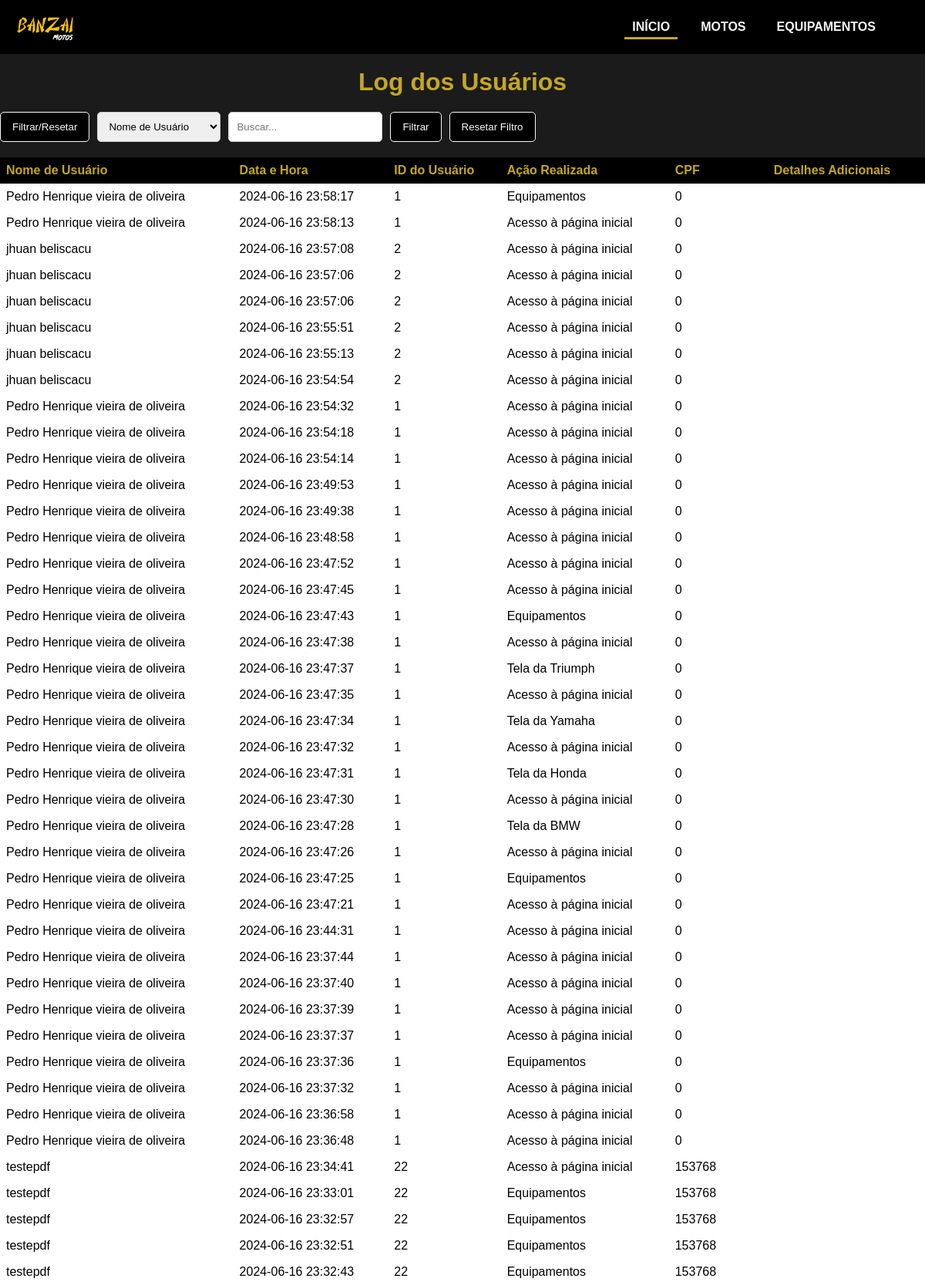
Page /php/log.php (signed in, upper part) on the committed database.
### tables this page shows
CREATE TABLE `log_atividades` (
  `id` int(11) NOT NULL,
  `usuario_id` int(11) NOT NULL,
  `nome_usuario` varchar(255) NOT NULL,
  `data_hora` timestamp NOT NULL DEFAULT current_timestamp(),
  `acao` varchar(255) NOT NULL,
  `cpf` varchar(20) NOT NULL,
  `detalhes_adicionais` text DEFAULT NULL,
  `pergunta_secreta` varchar(255) NOT NULL
);

### php/log.php (the view, shortened to what this page needs)
<?php
include_once('config.php');
function fetch_logs($conexao) {
    $sql = "SELECT nome_usuario, data_hora, usuario_id, acao, cpf, detalhes_adicionais FROM log_atividades ORDER BY data_hora DESC";
    $result = $conexao->query($sql);
    $logs = [];
    if ($result->num_rows > 0) {
        while ($row = $result->fetch_assoc()) {
            $logs[] = $row;
        }
    }
    return $logs;
}
$logs = fetch_logs($conexao);
?>
<!DOCTYPE html>
<html lang="pt-br">
<head>
    <link rel="stylesheet" href="LOG.css">
</head>
<body>
    <header>
        <div class="logo">
            <img class="logo-img" src="../imagens/logobanzai.png" alt="Logo">
        </div>
        <nav>
            <ul>
                <li>
                    <a href="index.php" class="active">Início</a>
                </li>
                <li>
                    <a href="index.php">Motos</a>
                </li>
                <li>
                    <a href="equipamentos.php">Equipamentos</a>
                </li>
                <li>
                </li>
            </ul>
        </nav>
    </header>
    <br>
    <h1>Log dos Usuários</h1>
    <div class="filter-container">
        <div class="expandable" id="expandableFilter">
            <button id="expandButton">Filtrar/Resetar</button>
            <select id="columnSelect">
                <option value="0">Nome de Usuário</option>
            </select>
            <input type="text" id="searchInput" placeholder="Buscar...">
            <button id="filterButton">Filtrar</button>
            <button id="resetButton">Resetar Filtro</button>
        </div>
    </div>
    <table id="logTable">
        <thead>
            <tr>
                <th>Nome de Usuário</th>
                <th>Data e Hora</th>
                <th>ID do Usuário</th>
                <th>Ação Realizada</th>
                <th>CPF</th>
                <th>Detalhes Adicionais</th>
            </tr>
        </thead>
        <tbody>
            <?php foreach ($logs as $log): ?>
                <tr>
                    <td><?php echo htmlspecialchars($log['nome_usuario']); ?></td>
                    <td><?php echo htmlspecialchars($log['data_hora']); ?></td>
                    <td><?php echo htmlspecialchars($log['usuario_id']); ?></td>
                    <td><?php echo htmlspecialchars($log['acao']); ?></td>
                    <td><?php echo htmlspecialchars($log['cpf']); ?></td>
                    <td><?php echo htmlspecialchars($log['detalhes_adicionais']); ?></td>
                </tr>
            <?php endforeach; ?>
        </tbody>
    </table>
</body>
</html>

### php/LOG.css (style rules this page uses)
* { margin: 0; padding: 0; text-decoration: none; list-style: none; box-sizing: border-box; font-family: "Poppins", sans-serif; }
body { font-family: Arial, sans-serif; background: #1b1b1b; }
header { background: #000000; width: 100%; height: 70px; display: flex; align-items: center; justify-content: space-between; padding: 0 20px; }
.logo { flex: 1; }
.logo-img { width: 80px; }
header nav ul { display: flex; align-items: center; flex: 2; justify-content: center; }
header nav ul li { margin: 0 10px; }
header nav ul li a { color: #faf6f6; padding: 5px 10px; text-transform: uppercase; font-weight: bold; transition: 0.2s; }
header nav ul li a:hover, header nav ul li a.active { border-bottom: 3px solid rgb(197, 167, 35); }
table { width: 100%; border-collapse: collapse; background-color: white; }
th, td { padding: 8px; text-align: left; }
h1, th { color: rgb(197, 167, 35); }
th { background-color: #000000; }
.filter-container { margin: 20px 0; color: #faf6f6; }
.expandable { display: flex; flex-wrap: wrap; gap: 10px; }
.expandable button { background-color: #000000; color: #faf6f6; border: 1px solid #faf6f6; padding: 10px 15px; cursor: pointer; border-radius: 5px; transition: background-color 0.3s; }
.expandable input, .expandable select { padding: 10px; border: 1px solid #ccc; border-radius: 5px; }
.expandable input { width: 200px; }
h1 { text-align: center; }

### rows in the picture
log_atividades: nome_usuario "Pedro Henrique vieira de oliveira", data_hora "2024-06-16 23:58:17", usuario "1", acao "Equipamentos", cpf "0"
log_atividades: nome_usuario "Pedro Henrique vieira de oliveira", data_hora "2024-06-16 23:58:13", usuario "1", acao "Acesso à página inicial", cpf "0"
log_atividades: nome_usuario "jhuan beliscacu", data_hora "2024-06-16 23:57:08", usuario "2", acao "Acesso à página inicial", cpf "0"
log_atividades: nome_usuario "jhuan beliscacu", data_hora "2024-06-16 23:57:06", usuario "2", acao "Acesso à página inicial", cpf "0"
log_atividades: nome_usuario "jhuan beliscacu", data_hora "2024-06-16 23:57:06", usuario "2", acao "Acesso à página inicial", cpf "0"
log_atividades: nome_usuario "jhuan beliscacu", data_hora "2024-06-16 23:55:51", usuario "2", acao "Acesso à página inicial", cpf "0"
log_atividades: nome_usuario "jhuan beliscacu", data_hora "2024-06-16 23:55:13", usuario "2", acao "Acesso à página inicial", cpf "0"
log_atividades: nome_usuario "jhuan beliscacu", data_hora "2024-06-16 23:54:54", usuario "2", acao "Acesso à página inicial", cpf "0"
log_atividades: nome_usuario "Pedro Henrique vieira de oliveira", data_hora "2024-06-16 23:54:32", usuario "1", acao "Acesso à página inicial", cpf "0"
log_atividades: nome_usuario "Pedro Henrique vieira de oliveira", data_hora "2024-06-16 23:54:18", usuario "1", acao "Acesso à página inicial", cpf "0"
log_atividades: nome_usuario "Pedro Henrique vieira de oliveira", data_hora "2024-06-16 23:54:14", usuario "1", acao "Acesso à página inicial", cpf "0"
log_atividades: nome_usuario "Pedro Henrique vieira de oliveira", data_hora "2024-06-16 23:49:53", usuario "1", acao "Acesso à página inicial", cpf "0"
log_atividades: nome_usuario "Pedro Henrique vieira de oliveira", data_hora "2024-06-16 23:49:38", usuario "1", acao "Acesso à página inicial", cpf "0"
log_atividades: nome_usuario "Pedro Henrique vieira de oliveira", data_hora "2024-06-16 23:48:58", usuario "1", acao "Acesso à página inicial", cpf "0"
log_atividades: nome_usuario "Pedro Henrique vieira de oliveira", data_hora "2024-06-16 23:47:52", usuario "1", acao "Acesso à página inicial", cpf "0"
log_atividades: nome_usuario "Pedro Henrique vieira de oliveira", data_hora "2024-06-16 23:47:45", usuario "1", acao "Acesso à página inicial", cpf "0"
log_atividades: nome_usuario "Pedro Henrique vieira de oliveira", data_hora "2024-06-16 23:47:43", usuario "1", acao "Equipamentos", cpf "0"
log_atividades: nome_usuario "Pedro Henrique vieira de oliveira", data_hora "2024-06-16 23:47:38", usuario "1", acao "Acesso à página inicial", cpf "0"
log_atividades: nome_usuario "Pedro Henrique vieira de oliveira", data_hora "2024-06-16 23:47:37", usuario "1", acao "Tela da Triumph", cpf "0"
log_atividades: nome_usuario "Pedro Henrique vieira de oliveira", data_hora "2024-06-16 23:47:35", usuario "1", acao "Acesso à página inicial", cpf "0"
log_atividades: nome_usuario "Pedro Henrique vieira de oliveira", data_hora "2024-06-16 23:47:34", usuario "1", acao "Tela da Yamaha", cpf "0"
log_atividades: nome_usuario "Pedro Henrique vieira de oliveira", data_hora "2024-06-16 23:47:32", usuario "1", acao "Acesso à página inicial", cpf "0"
log_atividades: nome_usuario "Pedro Henrique vieira de oliveira", data_hora "2024-06-16 23:47:31", usuario "1", acao "Tela da Honda", cpf "0"
log_atividades: nome_usuario "Pedro Henrique vieira de oliveira", data_hora "2024-06-16 23:47:30", usuario "1", acao "Acesso à página inicial", cpf "0"
log_atividades: nome_usuario "Pedro Henrique vieira de oliveira", data_hora "2024-06-16 23:47:28", usuario "1", acao "Tela da BMW", cpf "0"
log_atividades: nome_usuario "Pedro Henrique vieira de oliveira", data_hora "2024-06-16 23:47:26", usuario "1", acao "Acesso à página inicial", cpf "0"
log_atividades: nome_usuario "Pedro Henrique vieira de oliveira", data_hora "2024-06-16 23:47:25", usuario "1", acao "Equipamentos", cpf "0"
log_atividades: nome_usuario "Pedro Henrique vieira de oliveira", data_hora "2024-06-16 23:47:21", usuario "1", acao "Acesso à página inicial", cpf "0"
log_atividades: nome_usuario "Pedro Henrique vieira de oliveira", data_hora "2024-06-16 23:44:31", usuario "1", acao "Acesso à página inicial", cpf "0"
log_atividades: nome_usuario "Pedro Henrique vieira de oliveira", data_hora "2024-06-16 23:37:44", usuario "1", acao "Acesso à página inicial", cpf "0"
log_atividades: nome_usuario "Pedro Henrique vieira de oliveira", data_hora "2024-06-16 23:37:40", usuario "1", acao "Acesso à página inicial", cpf "0"
log_atividades: nome_usuario "Pedro Henrique vieira de oliveira", data_hora "2024-06-16 23:37:39", usuario "1", acao "Acesso à página inicial", cpf "0"
log_atividades: nome_usuario "Pedro Henrique vieira de oliveira", data_hora "2024-06-16 23:37:37", usuario "1", acao "Acesso à página inicial", cpf "0"
log_atividades: nome_usuario "Pedro Henrique vieira de oliveira", data_hora "2024-06-16 23:37:36", usuario "1", acao "Equipamentos", cpf "0"
log_atividades: nome_usuario "Pedro Henrique vieira de oliveira", data_hora "2024-06-16 23:37:32", usuario "1", acao "Acesso à página inicial", cpf "0"
log_atividades: nome_usuario "Pedro Henrique vieira de oliveira", data_hora "2024-06-16 23:36:58", usuario "1", acao "Acesso à página inicial", cpf "0"
log_atividades: nome_usuario "Pedro Henrique vieira de oliveira", data_hora "2024-06-16 23:36:48", usuario "1", acao "Acesso à página inicial", cpf "0"
log_atividades: nome_usuario "testepdf", data_hora "2024-06-16 23:34:41", usuario "22", acao "Acesso à página inicial", cpf "153768"
log_atividades: nome_usuario "testepdf", data_hora "2024-06-16 23:33:01", usuario "22", acao "Equipamentos", cpf "153768"
log_atividades: nome_usuario "testepdf", data_hora "2024-06-16 23:32:57", usuario "22", acao "Equipamentos", cpf "153768"
log_atividades: nome_usuario "testepdf", data_hora "2024-06-16 23:32:51", usuario "22", acao "Equipamentos", cpf "153768"
log_atividades: nome_usuario "testepdf", data_hora "2024-06-16 23:32:43", usuario "22", acao "Equipamentos", cpf "153768"
